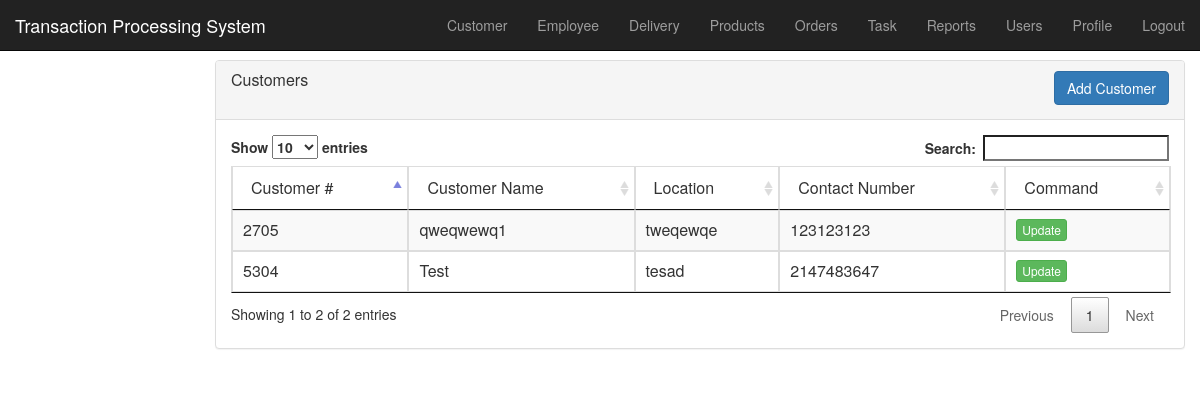
/customer.php, run on an earlier commit of the app's database.
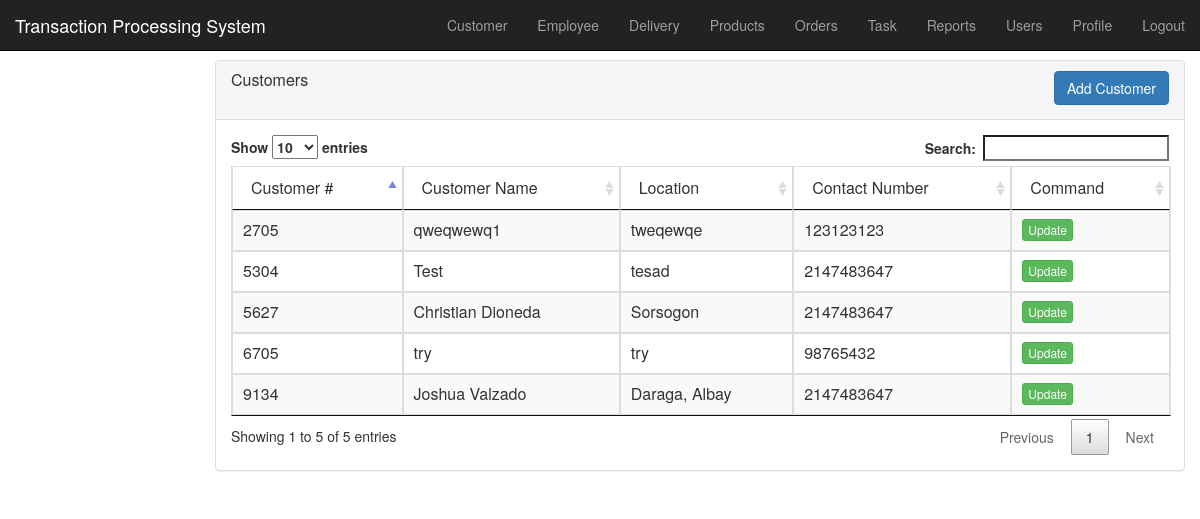
And on a later commit of the database.
### tables this page shows
CREATE TABLE `customer` (
  `id` int(11) NOT NULL,
  `customer_id` int(11) NOT NULL,
  `name` text NOT NULL,
  `address` text NOT NULL,
  `contact_number` int(11) NOT NULL
);

### core/database.php (called while the page is built, shortened)
<?php
 class Database
 {
      private $host = "localhost";
      private $username = 'root';
      private $password = '123456';
      private  $database = 'db_gfctps';
      public function database_connect()
      {
           $this->connect = mysqli_connect($this->host, $this->username, $this->password, $this->database);
      }
 }
 ?>

### customer.php (the view, shortened to what this page needs)
<?php include 'includes/header.php';?>
    <div class="container-fluid">
                <div class="row">
                <br />
                <br />
                <br />
              <div class="col-sm-9 col-sm-offset-3 col-md-10 col-md-offset-2 main">
		          		<div class="panel panel-default">
								  <div class="panel-heading">
                    <button type="button" class="btn btn-primary btn-md pull-right" data-toggle="modal" data-target="#myModal">
                    Add Customer
                  </button>
								    <h3 class="panel-title">Customers</h3>
								    <br />
								  </div>
								  <div class="panel-body">
								    	<table id="customer_data" class="table table-bordered table-striped">
								    		<thead>
								    			<tr>
								    				<td>Customer #</td>
								    				<td>Customer Name</td>
								    				<td>Location</td>
								    				<td>Contact Number</td>
								    				<td>Command</td>
								    			</tr>
								    		</thead>
								    		<tbody>
								    			<?php
                                             $query ="SELECT * FROM customer";
                                             $result = mysqli_query($object->connect, $query);
                                              while($row = mysqli_fetch_object($result))
                                                  {
                                                       echo '
                                                       <tr>
                                                            <td>'.$row->customer_id.'</td>
                                                            <td>'.$row->name.'</td>
                                                            <td>'.$row->address.'</td>
                                                            <td>'.$row->contact_number.'</td>
                                                            <td><button type="button" name="update" id="'.$row->id.'" class="btn btn-success btn-xs updateCustomer">Update</button></td>
                                                       </tr>
                                                       ';
                                                  }
                                        ?>
								    		</tbody>
								    	</table>
								  </div>
							</div>
           </div>
     	</div>
	</div>
<?php
include 'includes/footer.php';
?>

What changed in the data, as far as the page shows it:
added customer: customer "5627", name "Christian Dioneda", address "Sorsogon", contact_number "2147483647"
added customer: customer "9134", name "Joshua Valzado", address "Daraga, Albay", contact_number "2147483647"
added customer: customer "6705", name "try", address "try", contact_number "98765432"
Also different on the page:
text written by a page script: "Show entries Search: Showing 1 to 2 of 2 entries Previous 1 Next" → "Show entries Search: Showing 1 to 5 of 5 entries Previous 1 Next"
